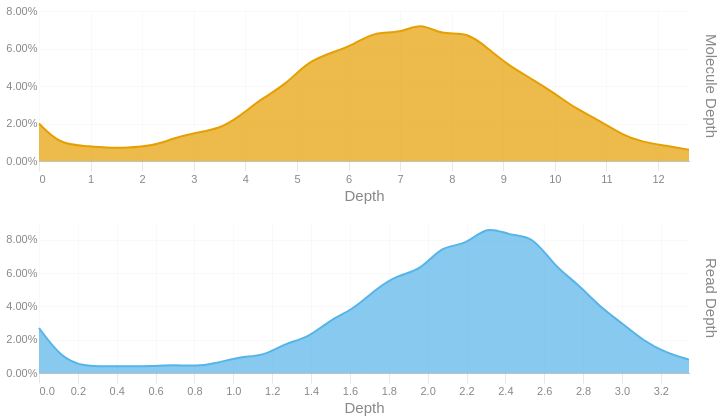

The code cell stored with this chart in its notebook:
### Code cell
readdep = depth_hist(tb['Read Depth'], q99, 3)
readdep = readdep.with_columns(pl.lit('Read Depth').alias('Metric'))
if not SKIPLR:
    moldep = depth_hist(tb['Molecule Depth'], mol_q99, 1)
    moldep = moldep.with_columns(pl.lit('Molecule Depth').alias('Metric'))
    _hist = pl.concat([readdep, moldep])
    _hist = _hist.filter(pl.col('Proportion') != 0)
    with SafeRender(_hist):
        (
            alt.Chart(_hist)        
            .mark_area(interpolate = "basis")
            .encode(
                x=alt.X('Bin:Q').scale(domainMin=0).axis(alt.Axis(title='Depth')),
                y = alt.Y('Proportion:Q', title = None).axis(format = '.2%'),
                color = alt.Color('Metric:N').legend(None),
                row = alt.Row("Metric:N").header(title = None, labelOrient = 'right'),
                tooltip = [
                    alt.Tooltip("Metric:N", title = "Metric"),
                    alt.Tooltip('Interval:N', title = "Depth Interval"),
                    alt.Tooltip('Proportion:Q', title = "% Alignments").format('.2%')
                ]
            )
            .resolve_scale(x='independent', y='independent')
            .properties(
                height = 150, width = 650,
                usermeta={'embedOptions': {'downloadFileName': f'{samplename}.depth.hist'}}
            )
        ).display()
else:
    readdep = readdep.filter(pl.col('Proportion') != 0)
    with SafeRender(readdep):
        (
            alt.Chart(readdep)        
            .mark_area(interpolate = "basis")
            .encode(
                x=alt.X('Bin:Q').scale(domainMin=0).axis(alt.Axis(title='Depth')),
                y = alt.Y('Proportion:Q', title = None).axis(format = '.2%'),
                tooltip = [
                    alt.Tooltip('Interval:N', title = "Depth Interval"),
                    alt.Tooltip('Proportion:Q', title = "% Alignments").format('.2%')
                ]
            )
            .properties(
                usermeta={'embedOptions': {'downloadFileName': f'{samplename}.depth.hist'}}
            )
        ).display()

### Figure 1 — Vega-Lite specification as saved in the notebook (floating-point values rounded to 4 significant figures)
{"width": 650, "height": 150, "config": {"title": {"anchor": "start", "dy": -15, "fontSize": 18, "color": "#888888", "subtitleColor": "#888888", "subtitleFontSize": 14}, "arc": {"fill": "#0072B2"}, "axis": {"domainColor": "#888888", "domainWidth": 0.5, "gridWidth": 0.2, "grid": false, "titleFontWeight": 400, "titleFontSize": 15, "labelFontSize": 11, "labelColor": "#888888", "tickColor": "#888888", "tickWidth": 0.2, "titleColor": "#888888"}, "axisBand": {"grid": false}, "axisX": {"grid": true, "tickSize": 10, "domainCap": "round"}, "axisY": {"domain": false, "grid": true, "tickSize": 0, "domainCap": "round"}, "background": "transparent", "header": {"labelFontSize": 15, "labelColor": "#888888", "titleFontSize": 15, "titleFontWeight": 600, "titleColor": "#888888"}, "legend": {"labelFont": "sans-serif", "labelFontSize": 12, "labelColor": "#888888", "symbolSize": 100, "symbolType": "circle", "titleFontSize": 12, "titlePadding": 10, "titleColor": "#888888", "title": null}, "range": {"category": ["#E69F00", "#56B4E9", "#009E73", "#F0E442", "#0072B2", "#D55E00", "#CC79A7", "#000000"], "diverging": ["#cfe8f3", "#a2d4ec", "#73bfe2", "#46abdb", "#1696d2", "#12719e"]}, "area": {"fill": "#0072B2", "fillOpacity": 0.7, "line": true, "strokeOpacity": 0.7}, "line": {"color": "#0072B2", "stroke": "#0072B2", "strokeWidth": 2}, "trail": {"color": "#0072B2", "stroke": "#0072B2", "strokeWidth": 0, "size": 1}, "point": {"filled": true, "fillOpacity": 1.0, "size": 95}, "text": {"color": "#888888", "fontSize": 11, "align": "right", "fontWeight": 400, "size": 11}, "bar": {"fill": "#0072B2", "stroke": null}, "view": {"stroke": null, "continuousWidth": 660, "continuousHeight": 400}}, "data": {"name": "data-532b3cf94a8365647005f002e5943bf5"}, "mark": {"type": "area", "interpolate": "basis"}, "encoding": {"color": {"field": "Metric", "legend": null, "type": "nominal"}, "row": {"field": "Metric", "header": {"title": null, "labelOrient": "right"}, "type": "nominal"}, "tooltip": [{"field": "Metric", "title": "Metric", "type": "nominal"}, {"field": "Interval", "title": "Depth Interval", "type": "nominal"}, {"field": "Proportion", "format": ".2%", "title": "% Alignments", "type": "quantitative"}], "x": {"axis": {"title": "Depth"}, "field": "Bin", "scale": {"domainMin": 0}, "type": "quantitative"}, "y": {"axis": {"format": ".2%"}, "field": "Proportion", "title": null, "type": "quantitative"}}, "resolve": {"scale": {"x": "independent", "y": "independent"}}, "usermeta": {"embedOptions": {"downloadFileName": "S6_Waccamaw_1685.depth.hist"}}, "$schema": "https://vega.github.io/schema/vega-lite/v6.1.0.json", "datasets": {"data-532b3cf94a8365647005f002e5943bf5": [{"Bin": 0.0, "Interval": "0.0-0.115", "Proportion": 0.027, "Metric": "Read Depth"}, {"Bin": 0.115, "Interval": "0.115-0.231", "Proportion": 0.009, "Metric": "Read Depth"}, {"Bin": 0.231, "Interval": "0.231-0.346", "Proportion": 0.004, "Metric": "Read Depth"}, {"Bin": 0.346, "Interval": "0.346-0.461", "Proportion": 0.004, "Metric": "Read Depth"}, {"Bin": 0.461, "Interval": "0.461-0.577", "Proportion": 0.004, "Metric": "Read Depth"}, {"Bin": 0.577, "Interval": "0.577-0.692", "Proportion": 0.004, "Metric": "Read Depth"}, {"Bin": 0.692, "Interval": "0.692-0.807", "Proportion": 0.005, "Metric": "Read Depth"}, {"Bin": 0.807, "Interval": "0.807-0.923", "Proportion": 0.004, "Metric": "Read Depth"}, {"Bin": 0.923, "Interval": "0.923-1.038", "Proportion": 0.006, "Metric": "Read Depth"}, {"Bin": 1.038, "Interval": "1.038-1.153", "Proportion": 0.01, "Metric": "Read Depth"}, {"Bin": 1.153, "Interval": "1.153-1.269", "Proportion": 0.01, "Metric": "Read Depth"}, {"Bin": 1.269, "Interval": "1.269-1.384", "Proportion": 0.018, "Metric": "Read Depth"}, {"Bin": 1.384, "Interval": "1.384-1.499", "Proportion": 0.021, "Metric": "Read Depth"}, {"Bin": 1.499, "Interval": "1.499-1.615", "Proportion": 0.032, "Metric": "Read Depth"}, {"Bin": 1.615, "Interval": "1.615-1.73", "Proportion": 0.038, "Metric": "Read Depth"}, {"Bin": 1.73, "Interval": "1.73-1.845", "Proportion": 0.05, "Metric": "Read Depth"}, {"Bin": 1.845, "Interval": "1.845-1.961", "Proportion": 0.059, "Metric": "Read Depth"}, {"Bin": 1.961, "Interval": "1.961-2.076", "Proportion": 0.061, "Metric": "Read Depth"}, {"Bin": 2.076, "Interval": "2.076-2.191", "Proportion": 0.077, "Metric": "Read Depth"}, {"Bin": 2.191, "Interval": "2.191-2.307", "Proportion": 0.076, "Metric": "Read Depth"}, {"Bin": 2.307, "Interval": "2.307-2.422", "Proportion": 0.089, "Metric": "Read Depth"}, {"Bin": 2.422, "Interval": "2.422-2.537", "Proportion": 0.082, "Metric": "Read Depth"}, {"Bin": 2.537, "Interval": "2.537-2.653", "Proportion": 0.083, "Metric": "Read Depth"}, {"Bin": 2.653, "Interval": "2.653-2.768", "Proportion": 0.064, "Metric": "Read Depth"}, {"Bin": 2.768, "Interval": "2.768-2.883", "Proportion": 0.054, "Metric": "Read Depth"}, {"Bin": 2.883, "Interval": "2.883-2.999", "Proportion": 0.04, "Metric": "Read Depth"}, {"Bin": 2.999, "Interval": "2.999-3.114", "Proportion": 0.03, "Metric": "Read Depth"}, {"Bin": 3.114, "Interval": "3.114-3.229", "Proportion": 0.019, "Metric": "Read Depth"}, {"Bin": 3.229, "Interval": "3.229-3.345", "Proportion": 0.012, "Metric": "Read Depth"}, {"Bin": 3.345, "Interval": "3.345-3.46", "Proportion": 0.008, "Metric": "Read Depth"}, {"Bin": 0.0, "Interval": "0.0-0.4", "Proportion": 0.02, "Metric": "Molecule Depth"}, {"Bin": 0.4, "Interval": "0.4-0.9", "Proportion": 0.009, "Metric": "Molecule Depth"}, {"Bin": 0.9, "Interval": "0.9-1.3", "Proportion": 0.008, "Metric": "Molecule Depth"}, {"Bin": 1.3, "Interval": "1.3-1.7", "Proportion": 0.007, "Metric": "Molecule Depth"}, {"Bin": 1.7, "Interval": "1.7-2.2", "Proportion": 0.007, "Metric": "Molecule Depth"}, {"Bin": 2.2, "Interval": "2.2-2.6", "Proportion": 0.008, "Metric": "Molecule Depth"}, {"Bin": 2.6, "Interval": "2.6-3.0", "Proportion": 0.012, "Metric": "Molecule Depth"}, {"Bin": 3.0, "Interval": "3.0-3.5", "Proportion": 0.015, "Metric": "Molecule Depth"}, {"Bin": 3.5, "Interval": "3.5-3.9", "Proportion": 0.017, "Metric": "Molecule Depth"}, {"Bin": 3.9, "Interval": "3.9-4.3", "Proportion": 0.024, "Metric": "Molecule Depth"}, {"Bin": 4.3, "Interval": "4.3-4.8", "Proportion": 0.033, "Metric": "Molecule Depth"}, {"Bin": 4.8, "Interval": "4.8-5.2", "Proportion": 0.041, "Metric": "Molecule Depth"}, {"Bin": 5.2, "Interval": "5.2-5.7", "Proportion": 0.053, "Metric": "Molecule Depth"}, {"Bin": 5.7, "Interval": "5.7-6.1", "Proportion": 0.058, "Metric": "Molecule Depth"}, {"Bin": 6.1, "Interval": "6.1-6.5", "Proportion": 0.062, "Metric": "Molecule Depth"}, {"Bin": 6.5, "Interval": "6.5-7.0", "Proportion": 0.069, "Metric": "Molecule Depth"}, {"Bin": 7.0, "Interval": "7.0-7.4", "Proportion": 0.068, "Metric": "Molecule Depth"}, {"Bin": 7.4, "Interval": "7.4-7.8", "Proportion": 0.074, "Metric": "Molecule Depth"}, {"Bin": 7.8, "Interval": "7.8-8.3", "Proportion": 0.067, "Metric": "Molecule Depth"}, {"Bin": 8.3, "Interval": "8.3-8.7", "Proportion": 0.069, "Metric": "Molecule Depth"}, {"Bin": 8.7, "Interval": "8.7-9.1", "Proportion": 0.06, "Metric": "Molecule Depth"}, {"Bin": 9.1, "Interval": "9.1-9.6", "Proportion": 0.051, "Metric": "Molecule Depth"}, {"Bin": 9.6, "Interval": "9.6-10.0", "Proportion": 0.043, "Metric": "Molecule Depth"}, {"Bin": 10.0, "Interval": "10.0-10.4", "Proportion": 0.036, "Metric": "Molecule Depth"}, {"Bin": 10.4, "Interval": "10.4-10.9", "Proportion": 0.028, "Metric": "Molecule Depth"}, {"Bin": 10.9, "Interval": "10.9-11.3", "Proportion": 0.021, "Metric": "Molecule Depth"}, {"Bin": 11.3, "Interval": "11.3-11.7", "Proportion": 0.014, "Metric": "Molecule Depth"}, {"Bin": 11.7, "Interval": "11.7-12.2", "Proportion": 0.01, "Metric": "Molecule Depth"}, {"Bin": 12.2, "Interval": "12.2-12.6", "Proportion": 0.008, "Metric": "Molecule Depth"}, {"Bin": 12.6, "Interval": "12.6-13.04", "Proportion": 0.006, "Metric": "Molecule Depth"}]}}
